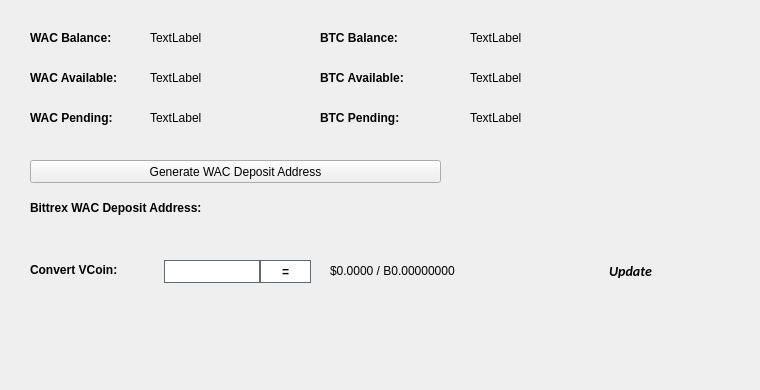
   <widget class="QWidget" name="BalanceTab">
    <attribute name="title">
     <string>Balance</string>
    </attribute>
    <widget class="QLabel" name="BitcoinBalanceLabel">
     <property name="geometry">
      <rect>
       <x>470</x>
       <y>30</y>
       <width>150</width>
       <height>16</height>
      </rect>
     </property>
     <property name="text">
      <string>TextLabel</string>
     </property>
    </widget>
    <widget class="QLabel" name="WACBalanceLabel">
     <property name="geometry">
      <rect>
       <x>150</x>
       <y>30</y>
       <width>150</width>
       <height>16</height>
      </rect>
     </property>
     <property name="text">
      <string>TextLabel</string>
     </property>
    </widget>
    <widget class="QLabel" name="label_11">
     <property name="geometry">
      <rect>
       <x>30</x>
       <y>30</y>
       <width>101</width>
       <height>16</height>
      </rect>
     </property>
     <property name="font">
      <font>
       <weight>75</weight>
       <bold>true</bold>
      </font>
     </property>
     <property name="text">
      <string>WAC Balance:</string>
     </property>
    </widget>
    <widget class="QLabel" name="label_12">
     <property name="geometry">
      <rect>
       <x>320</x>
       <y>30</y>
       <width>101</width>
       <height>16</height>
      </rect>
     </property>
     <property name="font">
      <font>
       <weight>75</weight>
       <bold>true</bold>
      </font>
     </property>
     <property name="text">
      <string>BTC Balance:</string>
     </property>
    </widget>
    <widget class="QLabel" name="WACAvailableLabel_2">
     <property name="geometry">
      <rect>
       <x>150</x>
       <y>70</y>
       <width>150</width>
       <height>16</height>
      </rect>
     </property>
     <property name="text">
      <string>TextLabel</string>
     </property>
    </widget>
    <widget class="QLabel" name="label_13">
     <property name="geometry">
      <rect>
       <x>30</x>
       <y>70</y>
       <width>111</width>
       <height>16</height>
      </rect>
     </property>
     <property name="font">
      <font>
       <weight>75</weight>
       <bold>true</bold>
      </font>
     </property>
     <property name="text">
      <string>WAC Available:</string>
     </property>
    </widget>
    <widget class="QLabel" name="label_14">
     <property name="geometry">
      <rect>
       <x>30</x>
       <y>110</y>
       <width>101</width>
       <height>16</height>
      </rect>
     </property>
     <property name="font">
      <font>
       <weight>75</weight>
       <bold>true</bold>
      </font>
     </property>
     <property name="text">
      <string>WAC Pending:</string>
     </property>
    </widget>
    <widget class="QLabel" name="WACPendingLabel">
     <property name="geometry">
      <rect>
       <x>150</x>
       <y>110</y>
       <width>150</width>
       <height>16</height>
      </rect>
     </property>
     <property name="text">
      <string>TextLabel</string>
     </property>
    </widget>
    <widget class="QLabel" name="label_15">
     <property name="geometry">
      <rect>
       <x>320</x>
       <y>70</y>
       <width>111</width>
       <height>16</height>
      </rect>
     </property>
     <property name="font">
      <font>
       <weight>75</weight>
       <bold>true</bold>
      </font>
     </property>
     <property name="text">
      <string>BTC Available:</string>
     </property>
    </widget>
    <widget class="QLabel" name="BitcoinAvailableLabel">
     <property name="geometry">
      <rect>
       <x>470</x>
       <y>70</y>
       <width>150</width>
       <height>16</height>
      </rect>
     </property>
     <property name="text">
      <string>TextLabel</string>
     </property>
    </widget>
    <widget class="QLabel" name="label_31">
     <property name="geometry">
      <rect>
       <x>320</x>
       <y>110</y>
       <width>111</width>
       <height>16</height>
      </rect>
     </property>
     <property name="font">
      <font>
       <weight>75</weight>
       <bold>true</bold>
      </font>
     </property>
     <property name="text">
      <string>BTC Pending:</string>
     </property>
    </widget>
    <widget class="QLabel" name="BitcoinPendingLabel">
     <property name="geometry">
      <rect>
       <x>470</x>
       <y>110</y>
       <width>150</width>
       <height>16</height>
      </rect>
     </property>
     <property name="text">
      <string>TextLabel</string>
     </property>
    </widget>
    <widget class="QLabel" name="label_33">
     <property name="geometry">
      <rect>
       <x>30</x>
       <y>200</y>
       <width>221</width>
       <height>16</height>
      </rect>
     </property>
     <property name="font">
      <font>
       <weight>75</weight>
       <bold>true</bold>
      </font>
     </property>
     <property name="text">
      <string>Bittrex WAC Deposit Address:</string>
     </property>
    </widget>
    <widget class="QPushButton" name="GenDepositBTN">
     <property name="geometry">
      <rect>
       <x>30</x>
       <y>160</y>
       <width>411</width>
       <height>23</height>
      </rect>
     </property>
     <property name="text">
      <string>Generate WAC Deposit Address</string>
     </property>
     <property name="icon">
      <iconset resource="../wac.qrc">
       <normaloff>:/icons/bitcoin</normaloff>:/icons/bitcoin</iconset>
     </property>
    </widget>
    <widget class="QLabel" name="DepositAddressLabel">
     <property name="geometry">
      <rect>
       <x>200</x>
       <y>200</y>
       <width>261</width>
       <height>16</height>
      </rect>
     </property>
     <property name="palette">
      <palette>
       <active>
        <colorrole role="WindowText">
         <brush brushstyle="SolidPattern">
          <color alpha="255">
           <red>0</red>
           <green>0</green>
           <blue>0</blue>
          </color>
         </brush>
        </colorrole>
        <colorrole role="Text">
         <brush brushstyle="SolidPattern">
          <color alpha="255">
           <red>0</red>
           <green>0</green>
           <blue>255</blue>
          </color>
         </brush>
        </colorrole>
       </active>
       <inactive>
        <colorrole role="WindowText">
         <brush brushstyle="SolidPattern">
          <color alpha="255">
           <red>0</red>
           <green>0</green>
           <blue>0</blue>
          </color>
         </brush>
        </colorrole>
        <colorrole role="Text">
         <brush brushstyle="SolidPattern">
          <color alpha="255">
           <red>0</red>
           <green>0</green>
           <blue>255</blue>
          </color>
         </brush>
        </colorrole>
       </inactive>
       <disabled>
        <colorrole role="WindowText">
         <brush brushstyle="SolidPattern">
          <color alpha="255">
           <red>120</red>
           <green>120</green>
           <blue>120</blue>
          </color>
         </brush>
        </colorrole>
        <colorrole role="Text">
         <brush brushstyle="SolidPattern">
          <color alpha="255">
           <red>120</red>
           <green>120</green>
           <blue>120</blue>
          </color>
         </brush>
        </colorrole>
       </disabled>
      </palette>
     </property>
     <property name="font">
      <font>
       <weight>75</weight>
       <bold>true</bold>
      </font>
     </property>
     <property name="text">
      <string/>
     </property>
     <property name="alignment">
      <set>Qt::AlignRight|Qt::AlignTrailing|Qt::AlignVCenter</set>
     </property>
     <property name="textInteractionFlags">
      <set>Qt::LinksAccessibleByMouse|Qt::TextSelectableByKeyboard|Qt::TextSelectableByMouse</set>
     </property>
    </widget>
    <widget class="QLabel" name="label_8">
     <property name="geometry">
      <rect>
       <x>460</x>
       <y>300</y>
       <width>281</width>
       <height>81</height>
      </rect>
     </property>
     <property name="text">
      <string/>
     </property>
     <property name="pixmap">
      <pixmap>:/images/bittrex</pixmap>
     </property>
    </widget>
    <widget class="QWidget" name="widgetConversion" native="true">
     <property name="geometry">
      <rect>
       <x>0</x>
       <y>250</y>
       <width>751</width>
       <height>43</height>
      </rect>
     </property>
     <property name="minimumSize">
      <size>
       <width>0</width>
       <height>43</height>
      </size>
     </property>
     <property name="styleSheet">
      <string notr="true"/>
     </property>
     <widget class="QPushButton" name="btnUpdateMarketData">
      <property name="geometry">
       <rect>
        <x>575</x>
        <y>0</y>
        <width>111</width>
        <height>41</height>
       </rect>
      </property>
      <property name="sizePolicy">
       <sizepolicy hsizetype="Expanding" vsizetype="Expanding">
        <horstretch>0</horstretch>
        <verstretch>0</verstretch>
       </sizepolicy>
      </property>
      <property name="font">
       <font>
        <family>calibri</family>
        <pointsize>-1</pointsize>
        <weight>75</weight>
        <italic>true</italic>
        <bold>true</bold>
       </font>
      </property>
      <property name="styleSheet">
       <string notr="true">margin:0px;text-align:center;padding:2px;border-radius:3px;font-style:italic;width:100px;font-size:14px;font-family:calibri;font-weight:600;</string>
      </property>
      <property name="text">
       <string>Update</string>
      </property>
      <property name="iconSize">
       <size>
        <width>150</width>
        <height>35</height>
       </size>
      </property>
      <property name="autoDefault">
       <bool>true</bool>
      </property>
      <property name="default">
       <bool>true</bool>
      </property>
     </widget>
     <widget class="QLabel" name="lblConvertVCoin">
      <property name="geometry">
       <rect>
        <x>30</x>
        <y>10</y>
        <width>131</width>
        <height>20</height>
       </rect>
      </property>
      <property name="styleSheet">
       <string notr="true"/>
      </property>
      <property name="text">
       <string>&lt;html&gt;&lt;head/&gt;&lt;body&gt;&lt;p&gt;&lt;span style=&quot; font-weight:600;&quot;&gt;Convert VCoin:&lt;/span&gt;&lt;/p&gt;&lt;/body&gt;&lt;/html&gt;</string>
      </property>
     </widget>
     <widget class="QLineEdit" name="txtConvertVCoinQty">
      <property name="geometry">
       <rect>
        <x>160</x>
        <y>10</y>
        <width>100</width>
        <height>23</height>
       </rect>
      </property>
      <property name="minimumSize">
       <size>
        <width>100</width>
        <height>23</height>
       </size>
      </property>
      <property name="maximumSize">
       <size>
        <width>100</width>
        <height>16777215</height>
       </size>
      </property>
      <property name="styleSheet">
       <string notr="true">border: 1px solid #61696c;margin-left:4px;</string>
      </property>
     </widget>
     <widget class="QPushButton" name="btnConvertWAC">
      <property name="geometry">
       <rect>
        <x>260</x>
        <y>10</y>
        <width>51</width>
        <height>23</height>
       </rect>
      </property>
      <property name="minimumSize">
       <size>
        <width>0</width>
        <height>23</height>
       </size>
      </property>
      <property name="styleSheet">
       <string notr="true">border:1px solid #61696c;background:white;font-weight:600;</string>
      </property>
      <property name="text">
       <string>=</string>
      </property>
     </widget>
     <widget class="QLabel" name="lblConvertVCoinResults">
      <property name="geometry">
       <rect>
        <x>330</x>
        <y>0</y>
        <width>201</width>
        <height>41</height>
       </rect>
      </property>
      <property name="styleSheet">
       <string notr="true"/>
      </property>
      <property name="text">
       <string>$0.0000 / B0.00000000</string>
      </property>
     </widget>
     <widget class="QLabel" name="iconOverviewUpdateWait">
      <property name="geometry">
       <rect>
        <x>670</x>
        <y>10</y>
        <width>24</width>
        <height>24</height>
       </rect>
      </property>
      <property name="text">
       <string/>
      </property>
      <property name="pixmap">
       <pixmap resource="../wac.qrc">:/icons/transaction_1</pixmap>
      </property>
      <property name="scaledContents">
       <bool>true</bool>
      </property>
      <property name="alignment">
       <set>Qt::AlignCenter</set>
      </property>
     </widget>
    </widget>
   </widget>
